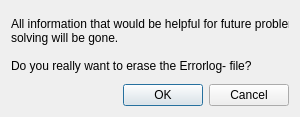
<?xml version="1.0" encoding="UTF-8"?>
<ui version="4.0">
 <class>ErrlogEraseDialog</class>
 <widget class="QDialog" name="ErrlogEraseDialog">
  <property name="geometry">
   <rect>
    <x>0</x>
    <y>0</y>
    <width>300</width>
    <height>117</height>
   </rect>
  </property>
  <property name="sizePolicy">
   <sizepolicy hsizetype="Fixed" vsizetype="Fixed">
    <horstretch>0</horstretch>
    <verstretch>0</verstretch>
   </sizepolicy>
  </property>
  <property name="minimumSize">
   <size>
    <width>300</width>
    <height>117</height>
   </size>
  </property>
  <property name="maximumSize">
   <size>
    <width>300</width>
    <height>117</height>
   </size>
  </property>
  <property name="sizeIncrement">
   <size>
    <width>0</width>
    <height>0</height>
   </size>
  </property>
  <property name="baseSize">
   <size>
    <width>300</width>
    <height>117</height>
   </size>
  </property>
  <property name="windowTitle">
   <string>Warning</string>
  </property>
  <layout class="QVBoxLayout" name="verticalLayout_2">
   <item>
    <layout class="QVBoxLayout" name="verticalLayout">
     <item>
      <widget class="QLabel" name="label">
       <property name="text">
        <string>All information that would be helpful for future problem
solving will be gone.

Do you really want to erase the Errorlog- file?</string>
       </property>
      </widget>
     </item>
     <item>
      <widget class="QDialogButtonBox" name="buttonBox">
       <property name="standardButtons">
        <set>QDialogButtonBox::Cancel|QDialogButtonBox::Ok</set>
       </property>
      </widget>
     </item>
    </layout>
   </item>
  </layout>
 </widget>
 <resources/>
 <connections/>
</ui>
